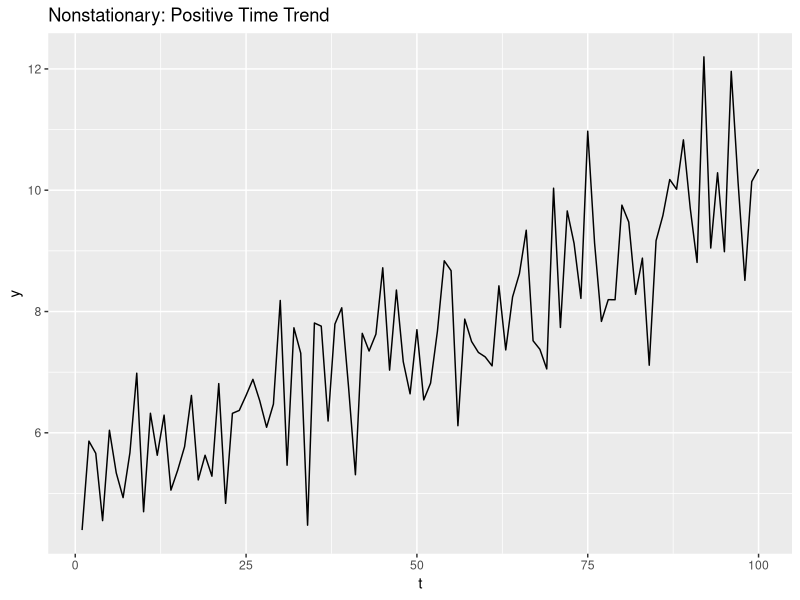
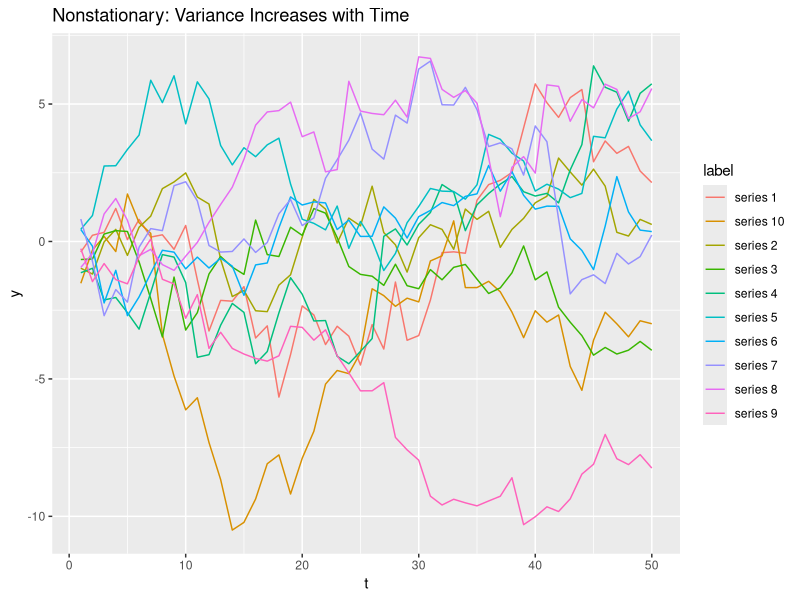

Write the R code that produced these figures, in order.
## ---- chunk 1
library(tidyverse)
## ---- chunk 2
tibble(
  u = rnorm(n = 10),
  y = accumulate(u, `+`)
)
## ---- chunk 3
tibble(
  u = rnorm(n = 10),
  y = accumulate(u, `+`),
  y_diff = y - lag(y)
)
## ---- chunk 4
tibble(
    t = 1:100,
    y = 5 + .05 * t + rnorm(n = 100)
) %>%
    ggplot(aes(x = t, y = y)) +
    geom_line() +
    labs(title = "Nonstationary: Positive Time Trend")
## ---- chunk 5
#| code-fold: true

tibble(
    # t is 1:50 repeated 10 times, one for each random walk.

    t = rep(1:50, times = 10),
    
    # y is 10 random walks. I wanted to repeat the process 10 times so
    # I put it into a map() call. The thing I wanted to repeat 10 times
    # was an accumulated sum of random normals (a random walk).
    # map() outputs a list of length 10 where each element is a random
    # walk of length 50. I used unlist() to drop the structure and make
    # y a vector of length 500.

    y = map(1:10, function(...) accumulate(rnorm(n = 50), `+`)) %>% unlist(),
    
    # To differentiate the 10 random walks, I need to label them. rep()
    # with an "each" argument will repeat "series 1" 50 times, then
    # "series 2" 50 times, etc.

    label = rep(paste0("series ", 1:10), each = 50)
) %>%
    ggplot(aes(x = t)) +
    geom_line(aes(y = y, color = label)) +
    labs(title = "Nonstationary: Variance Increases with Time")
